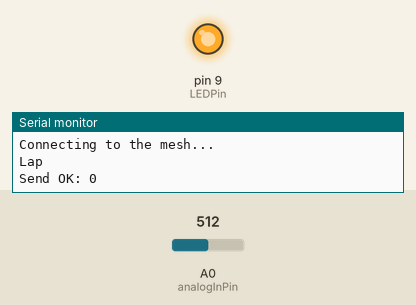
Recording of a sketch running on a simulated Arduino Uno, built with avr-gcc and run on an emulated ATmega328P. Parts: output pins drawn as LEDs (lit = HIGH), the last lines printed to the serial monitor. The inputs (shaded band) are chosen by the test bench; at power-on: A0 (analogInPin) = 512.

Above: at 1.2 s.
1.3 s: A0 (analogInPin) set to 266
2.8 s: A0 (analogInPin) set to 236
At 4.0 s:
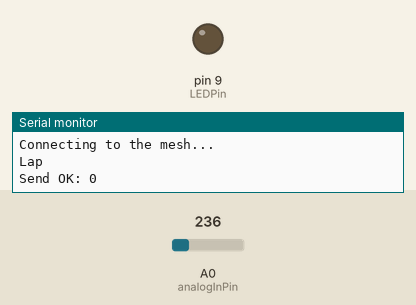
4.3 s: A0 (analogInPin) set to 260
At 5.2 s:
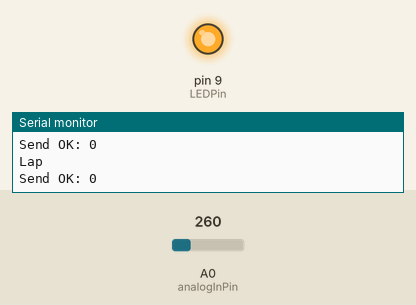
5.8 s: A0 (analogInPin) set to 240
At 7.0 s:
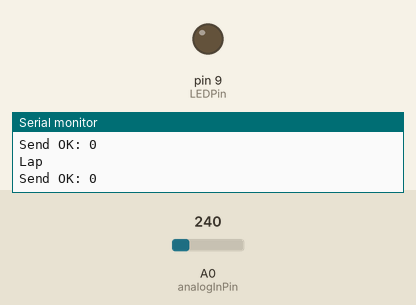
Timing chart, 0 to 8.3 s (numbered marks = the images above; inputs shaded):
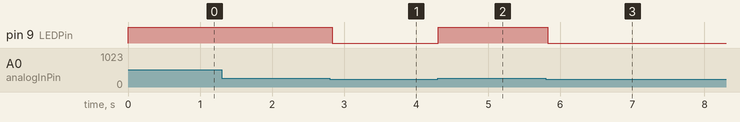

The sketch:

RF24Mesh_Example_car.ino
```cpp
/** RF24Mesh_Example.ino by TMRh20
 *
 * This example sketch shows how to manually configure a node via RF24Mesh, and send data to the
 * master node.
 * The nodes will refresh their network address as soon as a single write fails. This allows the
 * nodes to change position in relation to each other and the master node.
 */


#include "RF24.h"
#include "RF24Network.h"
#include "RF24Mesh.h"
#include <SPI.h>
#include <EEPROM.h>
//#include <printf.h>


/**** Configure the nrf24l01 CE and CS pins ****/
RF24 radio(7, 8);
RF24Network network(radio);
RF24Mesh mesh(radio, network);

/**
 * User Configuration: nodeID - A unique identifier for each radio. Allows addressing
 * to change dynamically with physical changes to the mesh.
 *
 * In this example, configuration takes place below, prior to uploading the sketch to the device
 * A unique value from 1-255 must be configured for each node.
 * This will be stored in EEPROM on AVR devices, so remains persistent between further uploads, loss of power, etc.
 *
 **/
 //Change the nodeID for each arduino programmed.
// Currently, nano is 1, uno is 2.
#define nodeID 1


uint32_t displayTimer = 0;
uint32_t car = nodeID;
const int threshold = 250;
const int analogInPin = A0;
int sensorValue = 0;
int trigger = 0;
const int LEDPin = 9;
int num_read = 5;

struct payload_t {
  unsigned long ms;
  unsigned long counter;
};

void setup() {

  Serial.begin(115200);
  //printf_begin();
  // Set the nodeID manually
  mesh.setNodeID(nodeID);
  // Connect to the mesh
  Serial.println(F("Connecting to the mesh..."));
  mesh.begin();
  pinMode(analogInPin, INPUT);
  pinMode(LEDPin, OUTPUT);

}


void loop() {
 int i = 0;
  mesh.update();
  sensorValue = analogRead(analogInPin);
  for (i=0 ; i<(num_read-1) ; i++){
    sensorValue = (sensorValue + analogRead(analogInPin)) >> 1;
  }
  // Send to the master node every second
  if (sensorValue > threshold && trigger == 0) {
    //displayTimer = millis();
    trigger = 1;
    digitalWrite(LEDPin, HIGH);
    Serial.println("Lap");
    // Send an 'M' type message containing the car number
    if (!mesh.write(&car, 'M', sizeof(car))) {
      // If a write fails, check connectivity to the mesh network
      if ( ! mesh.checkConnection() ) {
        //refresh the network address
        Serial.println("Renewing Address");
        mesh.renewAddress();
      } else {
        Serial.println("Send fail, Test OK");
      }
    } else {
      Serial.print("Send OK: "); Serial.println(displayTimer);
    }
  } else if(sensorValue < threshold){
    trigger = 0;
    digitalWrite(LEDPin, LOW);
  }

  while (network.available()) {
    RF24NetworkHeader header;
    payload_t payload;
    network.read(header, &payload, sizeof(payload));
    Serial.print("Received packet #");
    Serial.print(payload.counter);
    Serial.print(" at ");
    Serial.println(payload.ms);
  }
  delay(50);
}
```

Measured:
- the behaviour switches between 250 and 249 on A0 (analogInPin) (found by bisection; images 0 and 1)
- after the input at 1.3 s, every drawn part: stays the same
- after the input at 2.8 s, pin 9 (LEDPin): HIGH → LOW at once
- after the input at 4.3 s, pin 9 (LEDPin): LOW → HIGH at once
- after the input at 5.8 s, pin 9 (LEDPin): HIGH → LOW at once
